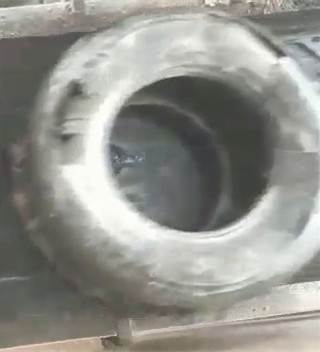
//> input picture Object_Detection_Sample/Object_Detection_Sample/etc/TrainClassifier/Big/1.jpg, 320 x 352 px, given in place of Sample.mp4, which was not available
$ ./Object_Detection_Sample   (built with g++ and OpenCV 4)
//> lines starting //> are read from the running program, lines starting //| are printed output that depends on the picture; pictures that were not available may be replaced by others from this repository, and a replacement may not be noted
### Object_Detection_Sample/Object_Detection_Sample/stdafx.h
// stdafx.h : 标准系统包含文件的包含文件，
// 或是经常使用但不常更改的
// 特定于项目的包含文件
//

#pragma once

#include "targetver.h"

#include <stdio.h>
#include <tchar.h>


// TODO:  在此处引用程序需要的其他头文件

### Object_Detection_Sample/Object_Detection_Sample/TrainSVM.h
#ifndef TRAINSVM_H_
#define TRAINSVM_H_

#include <cv.h>
#include <highgui.h>
#include <iostream>
#include <math.h>
#include <string.h>
#include <vector>
#include <sstream>
#include "stdafx.h"
#include <opencv2\opencv.hpp>


class TrainSVM
{
public:
    TrainSVM();
    virtual ~TrainSVM();
	void trainDetector(void);
	void trainClassifier(void);
	void getLBPFeatures(const cv::Mat& image, cv::Mat& features);
	void getHOGFeatures(const cv::Mat& image, cv::Mat& features);
	cv::Ptr<cv::ml::TrainData> getClassiferSet(void);
	cv::Ptr<cv::ml::TrainData> getDetectorSet(void);
private:
	cv::HOGDescriptor *hog;
};

#endif
/* TRAINSVM_H_ */

### Object_Detection_Sample/Object_Detection_Sample/TrainSVM.cpp
/* --------------------------------------------------------
* author：livezingy
*
* BLOG：http://www.livezingy.com
*
* Development Environment：
*      Visual Studio V2013
*      opencv3.1
*      Tesseract3.04
*
* Version：
*      V1.0    20170408

--------------------------------------------------------- */
#include "TrainSVM.h"
#include "util.h"
#include "lbp.hpp"

using namespace cv;
using namespace cv::ml;
using namespace std;
int numDes;

extern string descriptorType;
extern string svmClassiferPath;
extern string svmDetectPath;

TrainSVM::TrainSVM()
{
}

TrainSVM::~TrainSVM()
{
}

// [209 lines left out: functions trainDetector, trainClassifier, getDetectorSet, getClassiferSet, getHOGFeatures, getLBPFeatures, not called in this run]

### Object_Detection_Sample/Object_Detection_Sample/Object_Detection_Sample.cpp
/* --------------------------------------------------------
* author：livezingy
*
* BLOG：http://www.livezingy.com
*
* Development Environment：
*      Visual Studio V2013
*      opencv3.1
*      Tesseract3.04
*
* Version：
*      V1.0    20170414

--------------------------------------------------------- */
#include <cv.h>
#include <highgui.h>
#include <ml.h>
#include <opencv2\opencv.hpp>
#include "TrainSVM.h"
#include <fstream>
#include <iostream>
#include <math.h>
#include <string.h>
#include <time.h>
#include "util.h"

using namespace cv;
using namespace cv::ml;
using namespace std;

HOGDescriptor *hogDetect;
Ptr<cv::ml::SVM> svmClassifier;
vector<float> detector;
string svmClassiferPath = "etc/LBP_RBF_classifer.xml";
string svmDetectPath = "etc/HOG_SVM.txt";
string descriptorType = "LBP";
string videoFilename = "etc/Sample.mp4";
TrainSVM trainSVM;

Mat VerticalProjection(const Mat& src);

void detectMulti(void);

int frameH;
int frameW;

//传送带正常运转时的步长
int conCount = 0;
int truckNum = 0;
int carNum = 0;

int main(int argc, char** argv)
{
	ifstream fileIn(svmDetectPath, ios::in);
	float val = 0.0f;
	if (!fileIn.is_open())
	{
		fprintf(stdout, ">> No detector file, training according the imageset in etc/TrainDetector...\n");
		trainSVM.trainDetector();
	}

	while (!fileIn.eof())
	{
		fileIn >> val;
		detector.push_back(val);
	}
	fileIn.close();

	//必须设置的和分类器的参数相同
	hogDetect = new HOGDescriptor(cvSize(198, 214), cvSize(38, 54), cvSize(8, 8), cvSize(19, 27), 3);
	hogDetect->setSVMDetector(detector);// 使用自己训练的检测器进行目标检测

	FileStorage fs(svmClassiferPath, FileStorage::READ);
	if (!(fs.isOpened()))
	{
		fprintf(stdout, ">> No Classifier file, training according the imageset in etc/TrainClassifier...\n");
		trainSVM.trainClassifier();
	}
	svmClassifier = cv::ml::SVM::create();
	svmClassifier = cv::ml::StatModel::load<cv::ml::SVM>(svmClassiferPath);

	detectMulti();

	getchar();

	return 0;
}


void detectMulti(void)
{
	VideoCapture capture(videoFilename);

	if (!capture.isOpened())
	{
		//error in opening the video input
		cerr << "Unable to open video file, Please check the name of vedio and try again." << videoFilename << endl;
		//exit(EXIT_FAILURE);
	}

	frameH = capture.get(CV_CAP_PROP_FRAME_HEIGHT);
	frameW = capture.get(CV_CAP_PROP_FRAME_WIDTH);

	// resize input image to (128,64) for compute
	Size dsize = Size(320, 352);//198，214
	Mat trainImg = Mat(dsize, CV_32S);

	int keyboard = 0;
	int num = 0;

	Mat frame, grayFrame, testImage, preImage, FrameK, FrameK1, FrameDiff;

	Mat feature;

	int equDiff;

	//long frameToStart = 30;
	//capture.set(CV_CAP_PROP_POS_FRAMES, frameToStart);
	//cout << "从第" << frameToStart << "帧开始读" << endl;

	Rect ObjRect(frameW / 2, 0, frameW / 2, frameH);

	int preResult = 0;

	int count = 0;

	while (((char)keyboard != 'q') && ((char)keyboard != 27))
	{
		double t = (double)getTickCount();
		//read the current frame
		if (!capture.read(frame))
		{
			cerr << "Unable to read next frame." << endl;
			cerr << "Exiting..." << endl;
			break;
		}
//> frame is the input picture: 352 rows x 320 cols, CV_8UC3; mean B, G, R 140.4, 146.3, 146.2

		cvtColor(frame, grayFrame, CV_BGR2GRAY);

		grayFrame(ObjRect).copyTo(testImage);
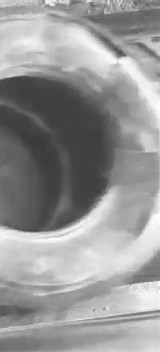
//> testImage: 352 rows x 160 cols, CV_8UC1; min 58, max 254, mean 150.1

		FrameK = VerticalProjection(testImage);
//> after the loop in VerticalProjection, `for (j = 0; j < src.cols; j++)`: dst = 160 values, max 9.56e-41 at index 159, min 6.45e-41 at index 49, mean 7.4e-41
//> FrameK has the same summary as dst in VerticalProjection

		if(num > 2)
		{
			absdiff(FrameK, FrameK1, FrameDiff);

			int* p_dst = FrameDiff.ptr<int>(0);

			int tmpSum = 0;
			for (int i = 0; i < frameW/2; i++)
			{
				tmpSum += p_dst[i];
			}
			equDiff = cvRound(tmpSum / frameW);

			if(equDiff > 500)
			{
				vector<Rect> found, found_filtered;

				hogDetect->detectMultiScale(testImage, found, 0, Size(64, 64), Size(0, 0), 1.1, 2);

				size_t i, j;

				//去掉空间中具有内外包含关系的区域，保留大的
				for (i = 0; i < found.size(); i++)
				{
					Rect r = found[i];
					for (j = 0; j < found.size(); j++)
					{
						if (j != i && (r & found[j]) == r)
							break;
					}
					if (j == found.size())
						found_filtered.push_back(r);

				}

				if (found_filtered.size() > 0)
				{
					cv::Point pTl(found_filtered[0].tl().x + frameW / 2, found_filtered[0].tl().y);
					cv::Point pBR(found_filtered[0].br().x + frameW / 2, found_filtered[0].br().y);

					rectangle(frame, pTl, pBR, cv::Scalar(255, 0, 255), 3);

					cv::rectangle(frame, cv::Point(10, 2), cv::Point(400, 20),
						cv::Scalar(255, 255, 255), -1);

					if ((0 == preResult))
					{
						Rect reRect(found_filtered[0].tl().x, 0, found_filtered[0].br().x - found_filtered[0].tl().x, frameH);

						testImage(reRect).copyTo(preImage);

						resize(preImage, trainImg, dsize);

						trainSVM.getLBPFeatures(preImage, feature);

						preResult = ((int)svmClassifier->predict(feature));

						if (preResult != 0)
						{
							count = 0;

							if (1 == preResult)
							{
								truckNum++;
							}
							else
							{
								carNum++;
							}
						}
					}
			    }
				else
				{
					if (count > 10)
					{
						preResult = 0;
						count = 0;
					}

				}
			}
		}
		else
		{
			num++;
		}

		count++;

		FrameK.copyTo(FrameK1);
//> FrameK1 has the same summary as dst in VerticalProjection

		char str[10];

		std::sprintf(str, "%d", truckNum);

		string tmpTruck = str;

		std::sprintf(str, "%d", carNum);
		string tmpCar = str;

		//std::sprintf(str, "%d", equDiff);
		//string tmpDiff = str;

		cv::rectangle(frame, cv::Point(10, 2), cv::Point(300, 20),
			cv::Scalar(255, 255, 255), -1);

		string tmpStr = "Truck tyres: " + tmpTruck + ";  " + "Car tyres: " + tmpCar + ";  ";//+ "equDiff: " + tmpDiff + ";";

		//string frameNumberString = ss.str();
		putText(frame, tmpStr, cv::Point(15, 15),
			FONT_HERSHEY_SIMPLEX, 0.5, cv::Scalar(0, 0, 0));
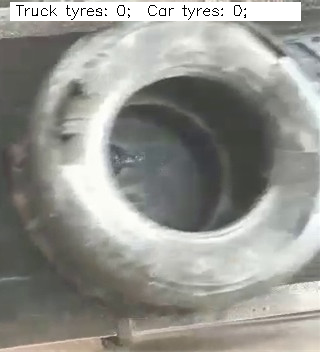
//> frame: 352 rows x 320 cols, CV_8UC3; mean B, G, R 144.3, 149.7, 149.5

		t = (double)getTickCount() - t;
		printf("detection time = %gms\n", t*1000. / cv::getTickFrequency());

		imshow("Frame", frame);

		keyboard = waitKey(3);
//> the 'q' key is pressed
	}
	capture.release();

	printf("There are %d truck tyres and %d car tyres\n", truckNum, carNum);

	printf("Press any key to exit");

	cv::destroyAllWindows();


}


Mat VerticalProjection(const Mat& src)//, Mat& dst)
{
	// accept only char type matrices
	CV_Assert(src.depth() != sizeof(uchar));
	Mat dst;
	dst.create(1, src.cols, CV_32F);

	int i, j;
	const uchar* p;
	int* p_dst = dst.ptr<int>(0);

	for (j = 0; j < src.cols; j++)
	{
		p_dst[j] = 0;
		for (i = 0; i < src.rows; i++)
		{
			p = src.ptr<uchar>(i);
			p_dst[j] += p[j];

			int tmpP = p[j];
			int tmpPdst = p_dst[j];
		}
	}

	return dst;//VerProjectionImage(dst);
}

$ run again, on Object_Detection_Sample/Object_Detection_Sample/etc/TrainClassifier/Big/10.jpg
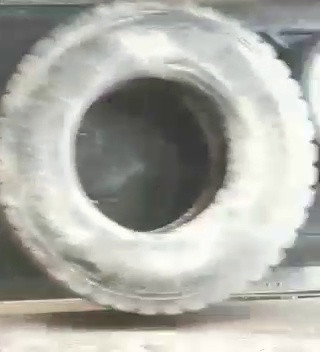
//> input picture Object_Detection_Sample/Object_Detection_Sample/etc/TrainClassifier/Big/10.jpg, 320 x 352 px, given in place of Sample.mp4, which was not available
//> in detectMulti, frame is the input picture: 352 rows x 320 cols, CV_8UC3; mean B, G, R 166.4, 173.2, 172.7
//> in detectMulti, `grayFrame(ObjRect).copyTo(testImage);`:
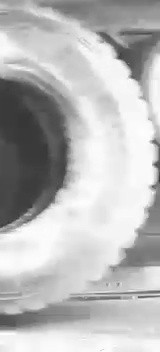
//> testImage: 352 rows x 160 cols, CV_8UC1; min 51, max 255, mean 184.1
//> after the loop in VerticalProjection, `for (j = 0; j < src.cols; j++)`: dst = 160 values, max 1.08e-40 at index 93, min 7.09e-41 at index 1, mean 9.08e-41
//> FrameK has the same summary as dst in VerticalProjection
//> FrameK1 has the same summary as dst in VerticalProjection
//> in detectMulti, `putText(frame, tmpStr, cv::Point(15, 15), FONT_HERSHEY_SIMPLEX, 0.5, c..`:
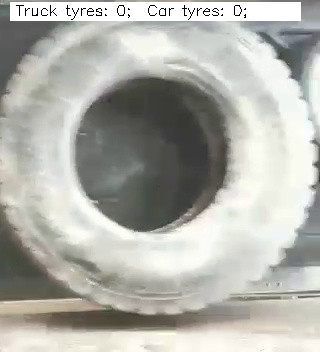
//> frame: 352 rows x 320 cols, CV_8UC3; mean B, G, R 170.9, 177.4, 177.1

$ run again, on Object_Detection_Sample/Object_Detection_Sample/etc/TrainClassifier/Big/12.jpg
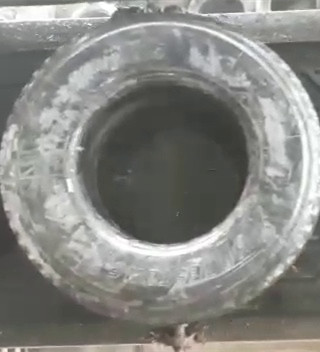
//> input picture Object_Detection_Sample/Object_Detection_Sample/etc/TrainClassifier/Big/12.jpg, 320 x 352 px, given in place of Sample.mp4, which was not available
//> in detectMulti, frame is the input picture: 352 rows x 320 cols, CV_8UC3; mean B, G, R 131.7, 135.8, 135.5
//> in detectMulti, `grayFrame(ObjRect).copyTo(testImage);`:
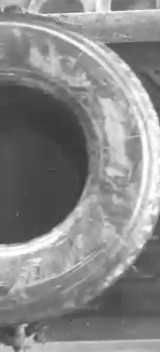
//> testImage: 352 rows x 160 cols, CV_8UC1; min 56, max 255, mean 136.8
//> after the loop in VerticalProjection, `for (j = 0; j < src.cols; j++)`: dst = 160 values, max 8.2e-41 at index 144, min 5.54e-41 at index 13, mean 6.75e-41
//> FrameK has the same summary as dst in VerticalProjection
//> FrameK1 has the same summary as dst in VerticalProjection
//> in detectMulti, `putText(frame, tmpStr, cv::Point(15, 15), FONT_HERSHEY_SIMPLEX, 0.5, c..`:
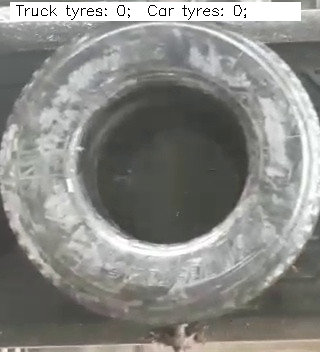
//> frame: 352 rows x 320 cols, CV_8UC3; mean B, G, R 134.6, 138.5, 138.3

$ run again, on Object_Detection_Sample/Object_Detection_Sample/etc/TrainClassifier/Big/13.jpg
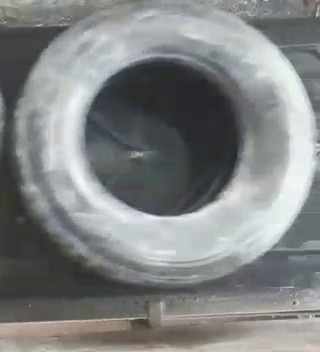
//> input picture Object_Detection_Sample/Object_Detection_Sample/etc/TrainClassifier/Big/13.jpg, 320 x 352 px, given in place of Sample.mp4, which was not available
//> in detectMulti, frame is the input picture: 352 rows x 320 cols, CV_8UC3; mean B, G, R 131.7, 131.4, 128.8
//> in detectMulti, `grayFrame(ObjRect).copyTo(testImage);`:
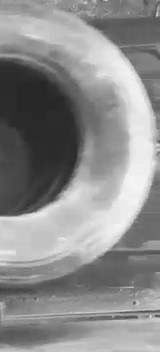
//> testImage: 352 rows x 160 cols, CV_8UC1; min 38, max 247, mean 139.9
//> after the loop in VerticalProjection, `for (j = 0; j < src.cols; j++)`: dst = 160 values, max 8.63e-41 at index 132, min 5.49e-41 at index 19, mean 6.9e-41
//> FrameK has the same summary as dst in VerticalProjection
//> FrameK1 has the same summary as dst in VerticalProjection
//> in detectMulti, `putText(frame, tmpStr, cv::Point(15, 15), FONT_HERSHEY_SIMPLEX, 0.5, c..`:
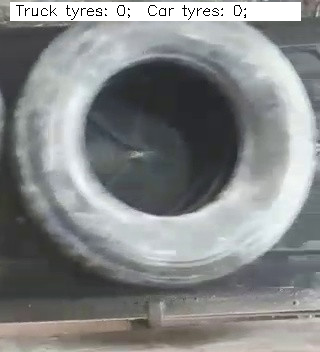
//> frame: 352 rows x 320 cols, CV_8UC3; mean B, G, R 136.3, 136, 133.5
